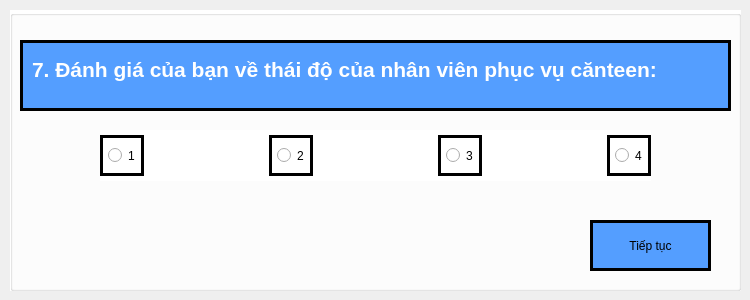
   <widget class="QWidget" name="page_6">
    <widget class="QGroupBox" name="groupBox_8">
     <property name="geometry">
      <rect>
       <x>10</x>
       <y>10</y>
       <width>731</width>
       <height>281</height>
      </rect>
     </property>
     <property name="styleSheet">
      <string notr="true">background-color: #ffffff;</string>
     </property>
     <property name="title">
      <string/>
     </property>
     <widget class="QTextBrowser" name="textBrowser_12">
      <property name="geometry">
       <rect>
        <x>10</x>
        <y>30</y>
        <width>711</width>
        <height>71</height>
       </rect>
      </property>
      <property name="styleSheet">
       <string notr="true">background-color: #549eff;
padding: 10px 5px;
border: 3px solid black;</string>
      </property>
      <property name="html">
       <string>&lt;!DOCTYPE HTML PUBLIC &quot;-//W3C//DTD HTML 4.0//EN&quot; &quot;http://www.w3.org/TR/REC-html40/strict.dtd&quot;&gt;
&lt;html&gt;&lt;head&gt;&lt;meta name=&quot;qrichtext&quot; content=&quot;1&quot; /&gt;&lt;style type=&quot;text/css&quot;&gt;
p, li { white-space: pre-wrap; }
&lt;/style&gt;&lt;/head&gt;&lt;body style=&quot; font-family:'PibotoLt'; font-size:8pt; font-weight:400; font-style:normal;&quot;&gt;
&lt;p style=&quot; margin-top:0px; margin-bottom:0px; margin-left:0px; margin-right:0px; -qt-block-indent:0; text-indent:0px;&quot;&gt;&lt;span style=&quot; font-size:16pt; font-weight:600; color:#ffffff;&quot;&gt;7. Đánh giá của bạn về thái độ của nhân viên phục vụ cănteen:&lt;/span&gt;&lt;/p&gt;&lt;/body&gt;&lt;/html&gt;</string>
      </property>
     </widget>
     <widget class="QPushButton" name="next_3">
      <property name="geometry">
       <rect>
        <x>580</x>
        <y>210</y>
        <width>121</width>
        <height>51</height>
       </rect>
      </property>
      <property name="styleSheet">
       <string notr="true">background-color: #549eff;
font: 75 italic 12pt &quot;Sans&quot;;
padding: 10px 5px;
border: 3px solid black;
</string>
      </property>
      <property name="text">
       <string>Tiếp tục</string>
      </property>
     </widget>
     <widget class="QWidget" name="layoutWidget_7">
      <property name="geometry">
       <rect>
        <x>90</x>
        <y>120</y>
        <width>551</width>
        <height>51</height>
       </rect>
      </property>
      <layout class="QHBoxLayout" name="horizontalLayout_7">
       <item>
        <widget class="QRadioButton" name="ra1_5">
         <property name="styleSheet">
          <string notr="true">font: 75 italic 12pt &quot;Sans&quot;;
padding: 10px 5px;
border: 3px solid black;</string>
         </property>
         <property name="text">
          <string>1</string>
         </property>
        </widget>
       </item>
       <item>
        <spacer name="horizontalSpacer_19">
         <property name="orientation">
          <enum>Qt::Horizontal</enum>
         </property>
         <property name="sizeHint" stdset="0">
          <size>
           <width>40</width>
           <height>20</height>
          </size>
         </property>
        </spacer>
       </item>
       <item>
        <widget class="QRadioButton" name="ra1_6">
         <property name="styleSheet">
          <string notr="true">font: 75 italic 12pt &quot;Sans&quot;;
padding: 10px 5px;
border: 3px solid black;
</string>
         </property>
         <property name="text">
          <string>2</string>
         </property>
        </widget>
       </item>
       <item>
        <spacer name="horizontalSpacer_20">
         <property name="orientation">
          <enum>Qt::Horizontal</enum>
         </property>
         <property name="sizeHint" stdset="0">
          <size>
           <width>40</width>
           <height>20</height>
          </size>
         </property>
        </spacer>
       </item>
       <item>
        <widget class="QRadioButton" name="ra1_7">
         <property name="styleSheet">
          <string notr="true">font: 75 italic 12pt &quot;Sans&quot;;
padding: 10px 5px;
border: 3px solid black;
</string>
         </property>
         <property name="text">
          <string>3</string>
         </property>
        </widget>
       </item>
       <item>
        <spacer name="horizontalSpacer_21">
         <property name="orientation">
          <enum>Qt::Horizontal</enum>
         </property>
         <property name="sizeHint" stdset="0">
          <size>
           <width>40</width>
           <height>20</height>
          </size>
         </property>
        </spacer>
       </item>
       <item>
        <widget class="QRadioButton" name="ra1_8">
         <property name="styleSheet">
          <string notr="true">font: 75 italic 12pt &quot;Sans&quot;;
padding: 10px 5px;
border: 3px solid black;</string>
         </property>
         <property name="text">
          <string>4</string>
         </property>
        </widget>
       </item>
      </layout>
     </widget>
    </widget>
   </widget>
